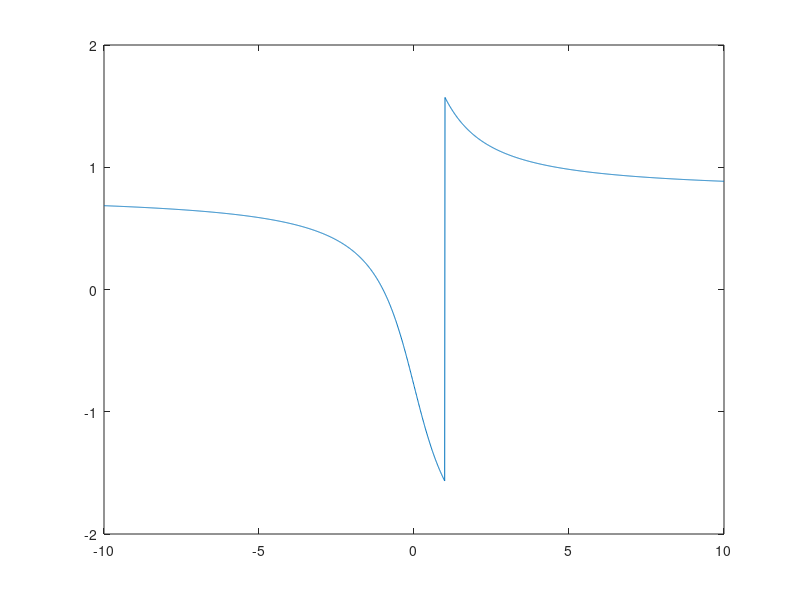
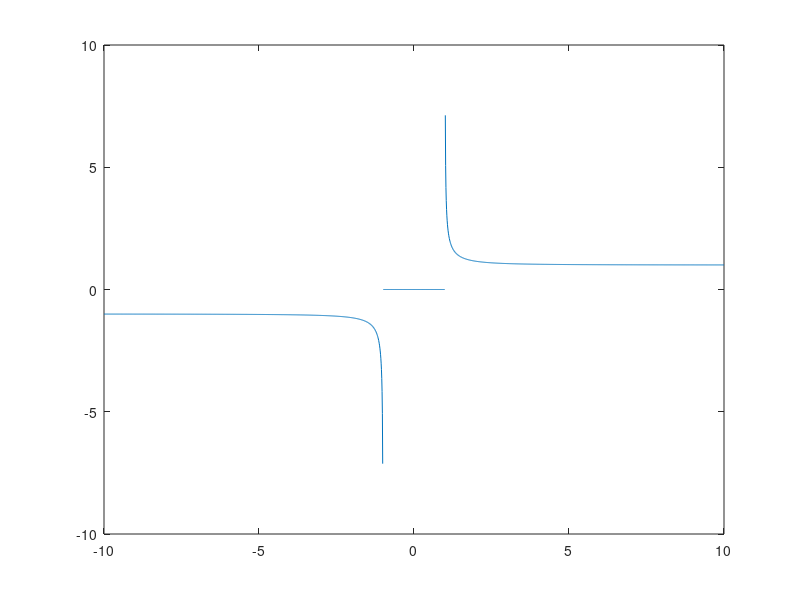
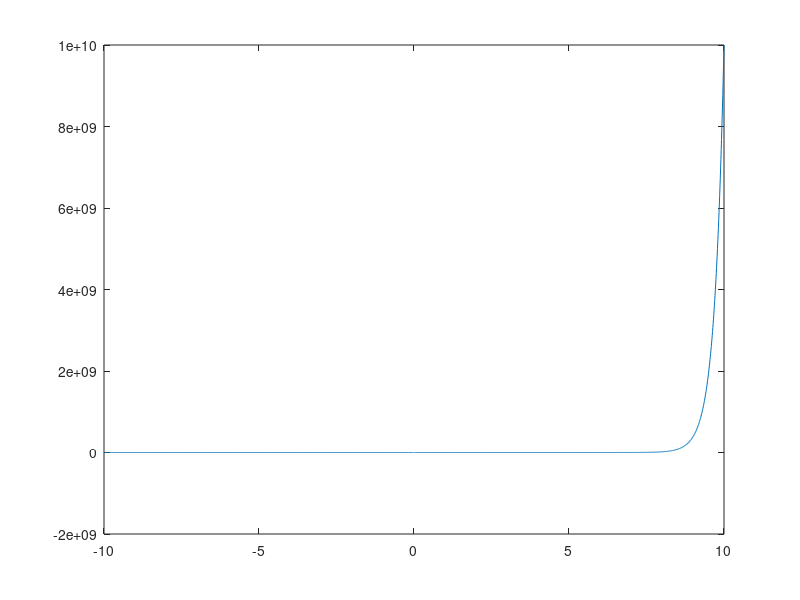

Write the MATLAB code that produced these figures, in order. (Note: this script raises an error after producing the figures.)
clear
x = -10:0.01:10;
F = atan((x+1)./(x-1));
figure();
f = plot(x, F);
G = x./(sqrt(((x.^2)-1)));
figure();
g = plot(x, G);
    
H = x.^x;
figure();
h = plot(x, H);

syms x;
F = atan((x+1)/(x-1));
H = x.^x;
G = x./(sqrt(((x.^2)-1)));
F = limit(F,x, inf)
G = limit(G,x, 1, "right")
H = limit(H,x, 1, "right")
